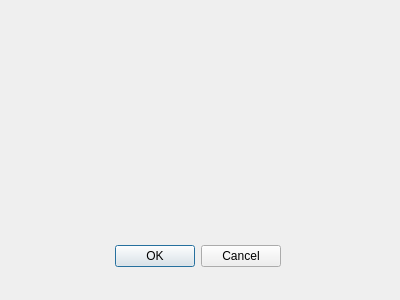
<?xml version="1.0" encoding="UTF-8"?>
<ui version="4.0">
 <class>Test</class>
 <widget class="QDialog" name="Test">
  <property name="geometry">
   <rect>
    <x>0</x>
    <y>0</y>
    <width>400</width>
    <height>300</height>
   </rect>
  </property>
  <property name="mouseTracking">
   <bool>false</bool>
  </property>
  <property name="windowTitle">
   <string>Dialog</string>
  </property>
  <property name="sizeGripEnabled">
   <bool>false</bool>
  </property>
  <widget class="QDialogButtonBox" name="buttonBox">
   <property name="geometry">
    <rect>
     <x>40</x>
     <y>240</y>
     <width>241</width>
     <height>32</height>
    </rect>
   </property>
   <property name="mouseTracking">
    <bool>false</bool>
   </property>
   <property name="orientation">
    <enum>Qt::Horizontal</enum>
   </property>
   <property name="standardButtons">
    <set>QDialogButtonBox::Cancel|QDialogButtonBox::Ok</set>
   </property>
  </widget>
 </widget>
 <resources/>
 <connections>
  <connection>
   <sender>buttonBox</sender>
   <signal>accepted()</signal>
   <receiver>Test</receiver>
   <slot>accept()</slot>
   <hints>
    <hint type="sourcelabel">
     <x>248</x>
     <y>254</y>
    </hint>
    <hint type="destinationlabel">
     <x>157</x>
     <y>274</y>
    </hint>
   </hints>
  </connection>
  <connection>
   <sender>buttonBox</sender>
   <signal>rejected()</signal>
   <receiver>Test</receiver>
   <slot>reject()</slot>
   <hints>
    <hint type="sourcelabel">
     <x>316</x>
     <y>260</y>
    </hint>
    <hint type="destinationlabel">
     <x>286</x>
     <y>274</y>
    </hint>
   </hints>
  </connection>
 </connections>
</ui>
